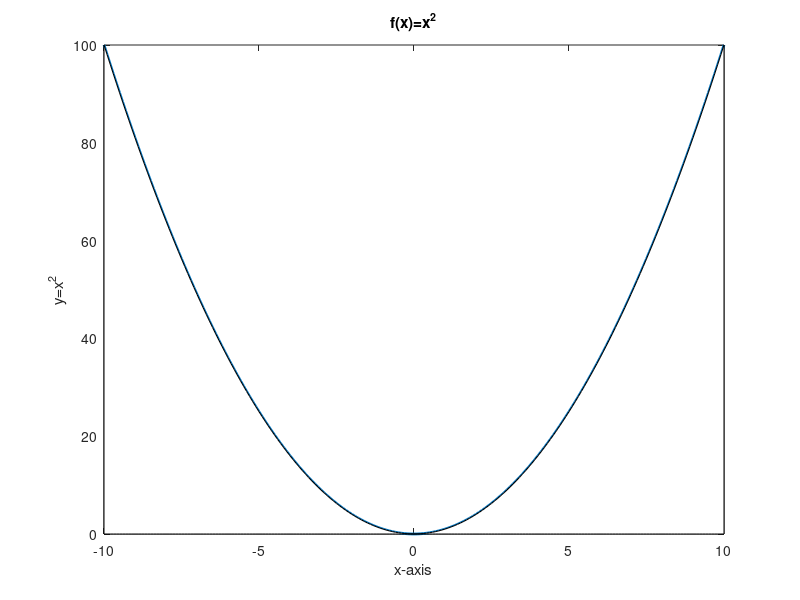
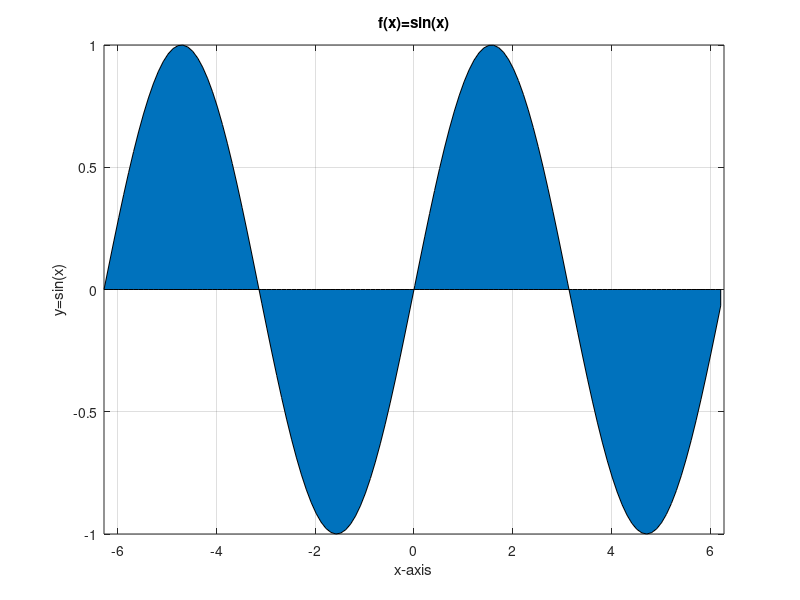
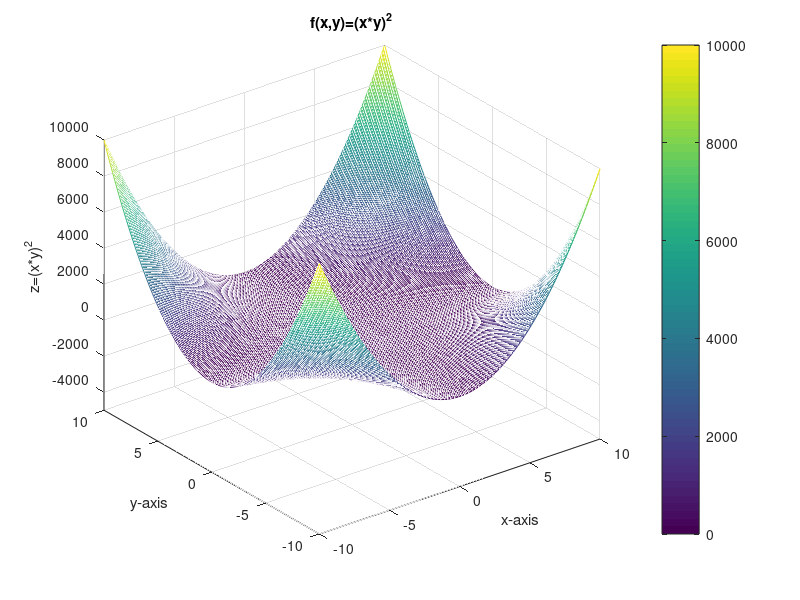
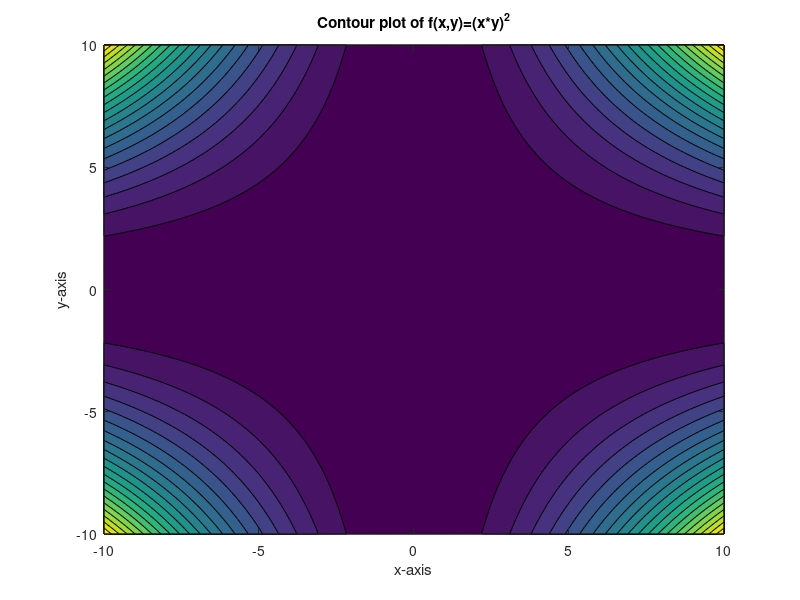

MATLAB code for these plots, in order:
%-----Mathematics for Data science-----%
%------------ Homework 1 --------------%

clear
clc
close all
% f(x)=x^2 , -10<=x<=10
figure('name','Plot of f(x)=x^2')
x=-10:0.1:10;
y=x.^2;
plot(x,y,'LineWidth',2)
set(gca,'Color','c')
hold on 
area(x,y,'FaceColor','white');
title('f(x)=x^2')
xlabel('x-axis');ylabel('y=x^2')
%%
% f(x)=sin(x) , -2*pi<=x<=2*pi
figure('name','Plot of f(x)=sin(x)')
x=-2*pi:0.1:2*pi;
area(x,sin(x));title('f(x)=sin(x)');xlim([-2*pi 2*pi])
xlabel('x-axis');ylabel('y=sin(x)');grid on
%%
% f(x,y)=(x*y)^2 , -10<=x<=10 & -10<=y<=10
figure('name','Plot of f(x,y)=(x*y)^2')
[x,y]=meshgrid(-10:0.1:10);
z=(x.*y).^2;
mesh(x,y,z)
%shading interp
colorbar
zlim([-5000,10000])
xlabel('x-axis');ylabel('y-axis');zlabel('z=(x*y)^2');title('f(x,y)=(x*y)^2')
%%
% contour of f(x,y)=(x*y)^2 , -10<=x<=10 & -10<=y<=10
figure('name','Contour Plot of f(x,y)=(x*y)^2')
contourf(x,y,z,20);title('Contour plot of f(x,y)=(x*y)^2')
xlabel('x-axis');ylabel('y-axis')

 
